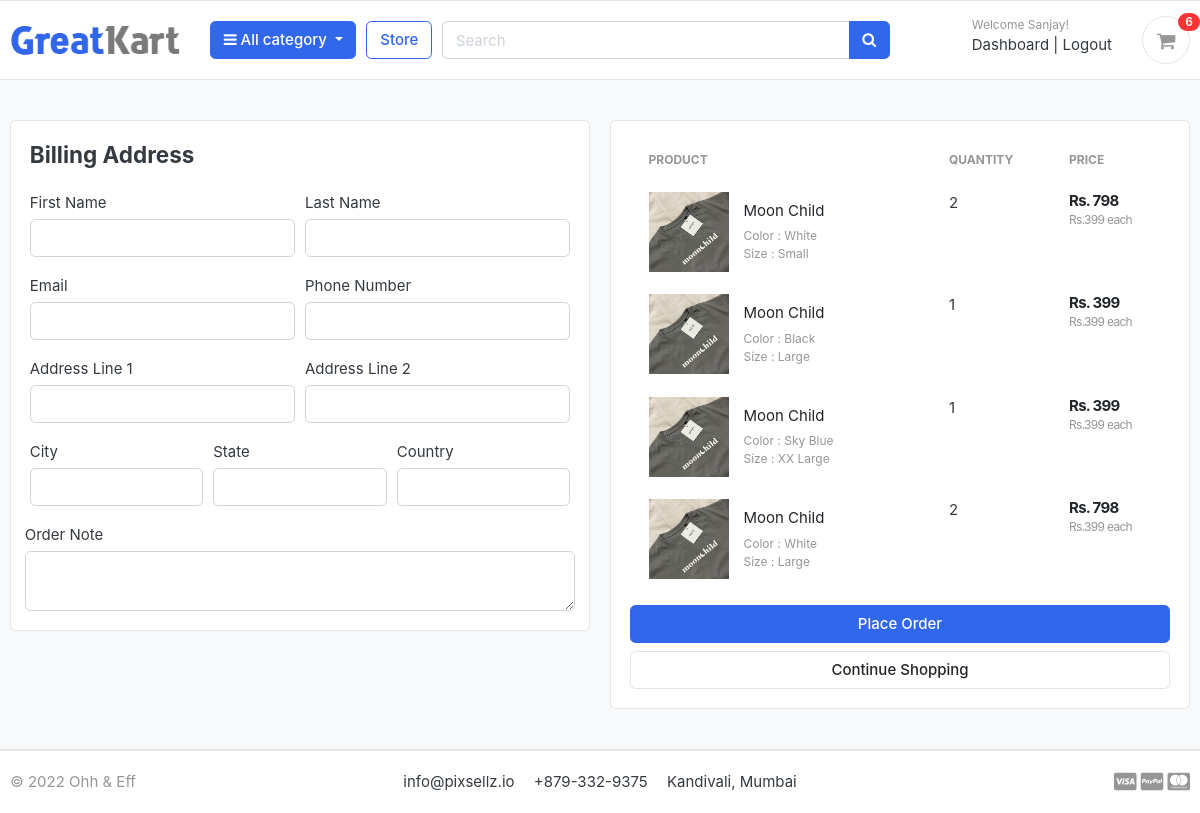
The app's page /cart/checkout/ (signed in), older data.
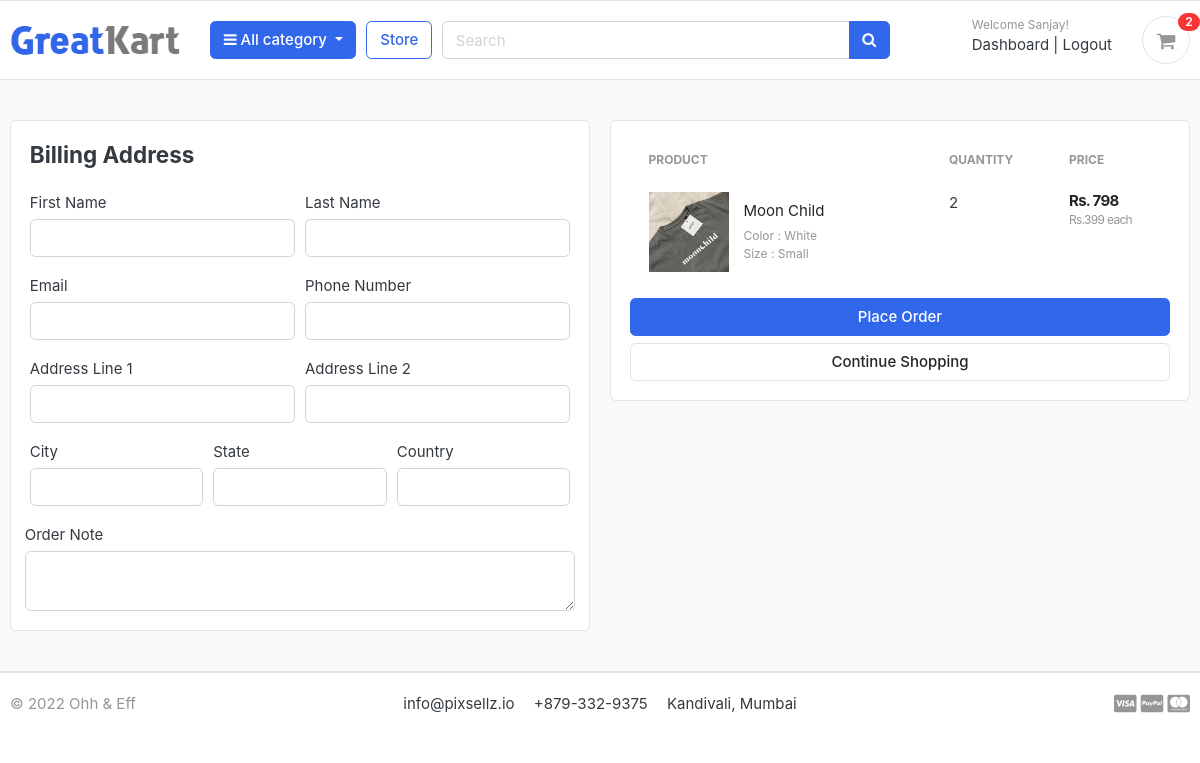
The same page, newer data.
### carts/models.py (models this page shows, shortened)
class CartItem(models.Model):
    user = models.ForeignKey(Account, on_delete=models.CASCADE, null=True)
    product = models.ForeignKey(Product, on_delete=models.CASCADE)
    variations = models.ManyToManyField(Variation, blank=True)
    cart = models.ForeignKey(Cart, on_delete=models.CASCADE, null=True)
    quantity = models.IntegerField()
    is_active = models.BooleanField(default=True)
    def sub_total(self):
        return self.product.price * self.quantity

### store/models.py (models this page shows, shortened)
class Product(models.Model):
    product_name = models.CharField(max_length=200, unique=True)
    slug = models.SlugField(max_length=200, unique=True)
    product_description = models.TextField(max_length=200, blank=True)
    price = models.IntegerField()
    images = models.ImageField(upload_to = 'photos/products')
    stock = models.IntegerField()
    is_available = models.BooleanField(default=True)
    created_date = models.DateTimeField(auto_now_add=True)
    modified_date = models.DateTimeField(auto_now=True)
    category = models.ForeignKey(Category, on_delete=models.CASCADE)
    def get_url(self):
        return reverse('product_detail', args=[self.category.slug, self.slug])

class Variation(models.Model):
    product = models.ForeignKey(Product, on_delete=models.CASCADE)
    variation_category = models.CharField(max_length=100, choices=variation_category_choice)
    variation_value =models.CharField(max_length=100)
    is_active = models.BooleanField(default=True)
    created_date = models.DateTimeField(auto_now=True)
    objects = VariationManager()

### carts/views.py (the view)
# urls.py: path('checkout/', views.checkout, name='checkout')
@login_required(login_url='login')
def checkout(request, total = 0, quantity = 0,grand_total = 0, tax=0, cart_items = None):
    try:
        if request.user.is_authenticated:
            cart_items = CartItem.objects.filter(user=request.user, is_active=True)
        else:
            cart = Cart.objects.get(cart_id = _cart_id(request))
            cart_items = CartItem.objects.filter(cart=cart, is_active=True)
        for cart_item in cart_items:
            total += (cart_item.product.price * cart_item.quantity)
            quantity += cart_item.quantity
        tax = (5 *  total)/100
        grand_total = tax + total
    except ObjectDoesNotExist:
        pass
    context = {
        'total' : total,
        'quantity' : quantity,
        'cart_items' : cart_items,
        'grand_total' : grand_total,
        'tax' : tax
    }
    return render(request, 'store/checkout.html', context=context)

### carts/context_processors.py (called while the page is built)
def counter(request, cart_count = 0):
    if 'admin' in request.path:
        return {}
    else:
        try:
            cart = Cart.objects.filter(cart_id = _cart_id(request))
            if request.user.is_authenticated:
                cart_items = CartItem.objects.all().filter(user=request.user)
            else:
                cart_items = CartItem.objects.all().filter(cart=cart[:1])
            for cart_item in cart_items:
                cart_count += cart_item.quantity
        except Cart.DoesNotExist:
            cart_count = 0
    return dict(cart_count=cart_count)

### carts/views.py (called while the page is built)
def _cart_id(request):
    cart = request.session.session_key
    if not cart:
        cart = request.session.create()
    return cart

### category/context_processors.py (called while the page is built)
def menu_links(request):
    links = Category.objects.all()
    return dict(links = links)

### category/models.py (called while the page is built)
    def get_url(self):
        return reverse('products_by_category', args=[self.slug])

### templates/store/checkout.html (shortened to what the changed rows need)
{% extends 'base.html' %}
{% load static %}
{% block content %}
<section class="section-content padding-y bg">
    <div class="container">
    <div class="row">
        <aside class="col-lg-6">
            <div class="card">
            <div class="card-body">
                <table class="table table-borderless table-shopping-cart">
                    <thead class="text-muted">
                    <tr class="small text-uppercase">
                      <th scope="col">Product</th>
                      <th scope="col" width="120">Quantity</th>
                      <th scope="col" width="120">Price</th>
                    </tr>
                    </thead>
                    <tbody>
                    {% for cart_item in cart_items %}
                    <tr>
                        <td>
                            <figure class="itemside align-items-center">
                                <div class="aside"><img src="{{cart_item.product.images.url}}" class="img-sm"></div>
                                <figcaption class="info">
                                    <a href="{{ cart_item.product.get_url }}" class="title text-dark">{{cart_item.product.product_name | capfirst}}</a>
                                    <p class="text-muted small">
                                        {% if cart_item.variations.all %}
                                            {% for item in cart_item.variations.all %}
                                                {{ item.variation_category | capfirst }} : {{ item.variation_value | capfirst }} <br>
                                            {% endfor %}
                                        {% endif %}
                                    </p>
                                </figcaption>
                            </figure>
                        </td>
                        <td>
                            <label for="">{{cart_item.quantity}}</label>
                        </td>
                        <td>
                            <div class="price-wrap">
                                <var class="price">Rs. {{ cart_item.sub_total }}</var>
                                <small class="text-muted">Rs.{{cart_item.product.price}} each </small>
                            </div>
                        </td>
                    </tr>
                    {% endfor %}
                    </tbody>
                    </table>
            </div>
            </div>
    </aside>
    </div>
    </div>
    </section>
{% endblock %}

### templates/includes/navbar.html (shortened to what this page needs)
{% load static %}
<header class="section-header">
    <section class="header-main border-bottom">
        <div class="container">
    <div class="row align-items-center">
        <div class="col-lg-2 col-md-3 col-6">
            <a href="/" class="brand-wrap">
                <img class="logo" src="{%static './images/logo.png'%}">
            </a>
        </div>
        <div class="col-lg col-sm col-md col-6 flex-grow-0">
            <div class="category-wrap dropdown d-inline-block float-right">
                <button type="button" class="btn btn-primary dropdown-toggle" data-toggle="dropdown">
                    <i class="fa fa-bars"></i> All category
                </button>
            </div>
        </div>
        <a href="{% url 'store' %}" class="btn btn-outline-primary">Store</a>
        <div class="col-lg  col-md-6 col-sm-12 col">
            <form action="{% url 'search' %}" class="search" method='GET'>
                <div class="input-group w-100">
                    <input type="text" class="form-control" style="width:60%;" placeholder="Search" name="keyword">
                    <div class="input-group-append">
                      <button class="btn btn-primary" type="submit">
                        <i class="fa fa-search"></i>
                      </button>
                    </div>
                </div>
            </form>
        </div>
        <div class="col-lg-3 col-sm-6 col-8 order-2 order-lg-3">
                    <div class="d-flex justify-content-end mb-3 mb-lg-0">
                        {% if user.id is None %}
                            <div class="widget-header">
                                <small class="title text-muted">Welcome guest!</small>
                                <div>
                                    <a href="{% url 'login' %}">Sign in</a> <span class="dark-transp"> | </span>
                                    <a href="{% url 'register' %}"> Register</a>
                                </div>
                            </div>
                        {% else %}
                            <div class="widget-header">
                                <small class="title text-muted">Welcome {{user.first_name | capfirst}}!</small>
                                <div>
                                    <a href="{% url 'dashboard' %}">Dashboard</a> <span class="dark-transp"> | </span>
                                    <a href="{% url 'logout' %}"> Logout</a>
                                </div>
                            </div>
                        {% endif %}
                        <a href="{% url 'cart' %}" class="widget-header pl-3 ml-3">
                            <div class="icon icon-sm rounded-circle border"><i class="fa fa-shopping-cart"></i></div>
                            <span class="badge badge-pill badge-danger notify">{{cart_count}}</span>
                        </a>
                    </div>
                </div>
    </div>
        </div>
    </section>
    </header>

Row changes from the older to the newer data that the page shows:
removed CartItem: product.images (picture), product.product_name "Moon Child", quantity "1", sub_total "399", product.price "399"
no longer on this page (row unchanged): Variation: variation_category "Color", variation_value "Black", shown under "Moon Child"
no longer on this page (row unchanged): Variation: variation_category "Size", variation_value "Large"
removed CartItem: product.images (picture), product.product_name "Moon Child", quantity "1", sub_total "399", product.price "399"
no longer on this page (row unchanged): Variation: variation_category "Color", variation_value "Sky Blue", shown under "Moon Child"
no longer on this page (row unchanged): Variation: variation_category "Size", variation_value "XX Large", shown under "Moon Child"
removed CartItem: product.images (picture), product.product_name "Moon Child", quantity "2", sub_total "798", product.price "399", Variation (variation_category "Color", variation_value "White")
Text that changed along with them:
{{ cart_count }}: "6" → "2"
